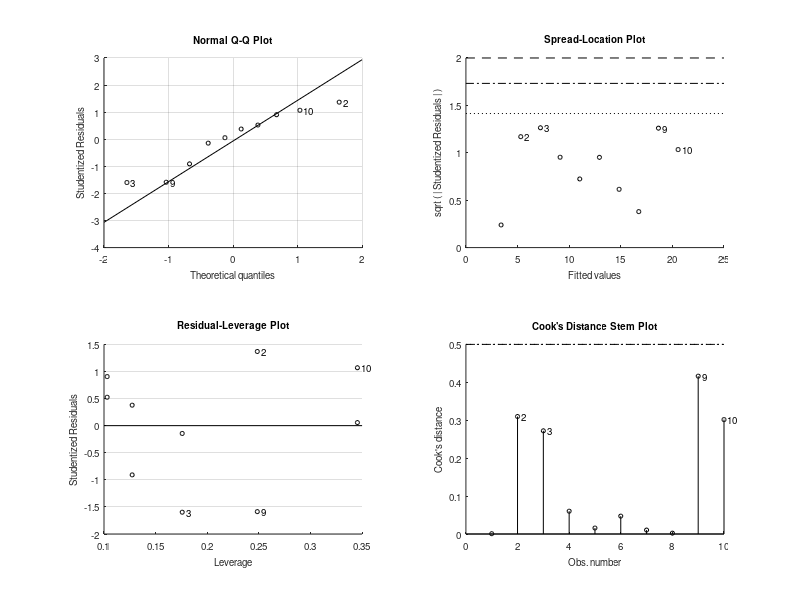

Source code (MATLAB): (Note: this script raises an error after producing the figure.)
% Step 1: Generate some sample data for a simple linear regression problem.
X = 1:10;                     % Independent variable (feature)
Y = 2*X + 1 + randn(1, 10);   % Dependent variable (target) with added noise

% Step 2: Create a linear regression model.
mdl = fitlm(X', Y', 'linear');  % Train a linear regression model

% Step 3: Display the regression model summary.
disp('Linear Regression Model Summary:');
disp(mdl);

% Step 4: Predict new values using the trained model.
X_new = 11:15;                % New data points for prediction
Y_pred = predict(mdl, X_new'); % Predict Y values for X_new

% Step 5: Visualize the data and the regression line.
figure;
scatter(X, Y, 'b', 'filled');  % Scatter plot of the original data
hold on;
plot(X_new, Y_pred, 'r', 'LineWidth', 2);  % Regression line for new data
xlabel('X');
ylabel('Y');
title('Linear Regression Example');
legend('Data', 'Regression Line', 'Location', 'Northwest');
hold off;
